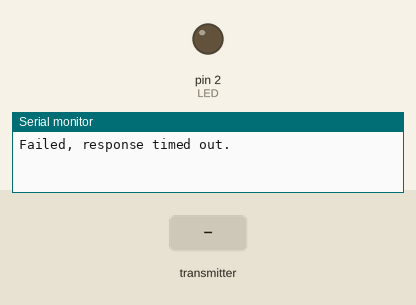
This sketch was run on a simulated Arduino Uno, built with avr-gcc and run on an emulated ATmega328P. Parts: output pins drawn as LEDs (lit = HIGH), the last lines printed to the serial monitor. Dashed ring = blinking. The test bench sets the inputs (shaded band). No radio packets arrive unless stated.

Above: at 1.2 s.
1.3 s: the transmitter starts sending data.0 = 0
At 2.45 s:
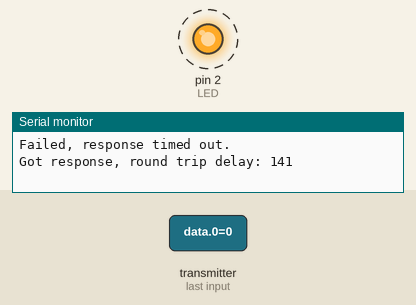
Timing chart, 0 to 10.3 s (numbered marks = the images above; inputs shaded):
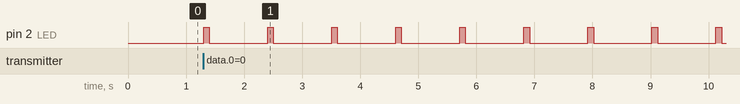

The sketch:

ControllerV0.ino
```cpp
// Author: Austin Hutchison
// Referances: Bryan Thompson http://www.madebymarket.com/blog/dev/getting-started-with-nrf24L01-and-arduino.html
//             J. Coliz <maniacbug@ymail.com>  https://maniacbug.wordpress.com/2011/11/02/getting-started-rf24/


#include <SPI.h>
#include <nRF24L01.h>
#include <RF24.h>
#include <RF24_config.h>
#include "printf.h"


// Hook up the wireless transeiver
// vcc = 3.3v
// GND = gnd
int CE = 9;
int CSN = 10;
//int MOSI = 11;
//int MISO = 12;
//int SCK = 13;

// Hook up test led
int LED = 2;

// Intialize transeiver
RF24 wireless(CE, CSN);

// Radio pipe addresses for the 2 nodes to communicate.
const uint64_t pipes[2] = {0xe7e7e7e7e7LL, 0xc2c2c2c2c2LL};


void setup() {
  Serial.begin(9600);
  printf_begin();
 // Setup wireless
  wireless.begin();
  wireless.openWritingPipe(pipes[0]);
  wireless.openReadingPipe(1,pipes[1]);
  wireless.startListening();
  wireless.printDetails();

  pinMode(LED, OUTPUT);
}

void loop() {
  unsigned long time = millis();
  uint8_t data[4];    // Send 4 byte packet
  data[0] = 15;

  // Send data
  wireless.stopListening();
  wireless.write(&data, sizeof(data));
  wireless.startListening();

  // Testing
  // listen for acknowledgement from the receiver
  unsigned long started_waiting_at = millis();
  bool timeout = false;
  while (!wireless.available() && ! timeout)
    if (millis() - started_waiting_at > 250 )
      timeout = true;

  if (timeout){
    Serial.println("Failed, response timed out.");
  } else {
    // the receiver is just going to spit the data back
    wireless.read( &data, sizeof(data) );
    digitalWrite(LED, HIGH);
    delay(100);  // light up the LED for 100ms if it worked.
    digitalWrite(LED, LOW);
    Serial.print("Got response, round trip delay: ");
    Serial.print(millis() - started_waiting_at);
  }

  delay(1000); // wait a second and do it again.


}
```

Measured:
- after the input at 1.3 s, pin 2 (LED): alternates HIGH for 0.10 s and LOW for 1.0 s, starting at once
